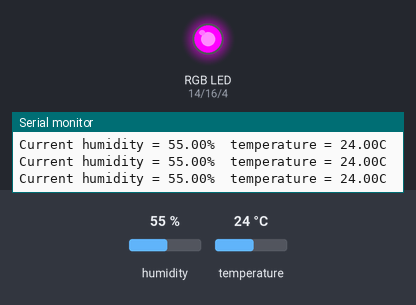
A sketch run on a simulated Arduino Uno, built with avr-gcc and run on an emulated ATmega328P. Parts: an RGB LED mixed from three pins (HIGH = lit), the last lines printed to the serial monitor. Inputs (shaded band) come from the test bench; at power-on: temperature 24 °C, humidity 55 %.

Above: at 2.8 s.
2.9 s: temperature set to 21 °C
5.6 s: temperature set to 18 °C
At 7.5 s:
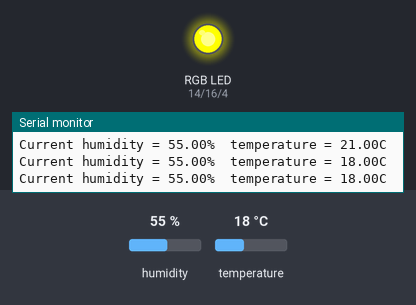
8.3 s: temperature set to 33 °C
At 11.2 s:
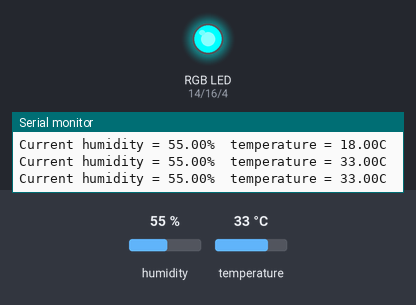
11.6 s: temperature set to 29 °C
At 12.5 s:
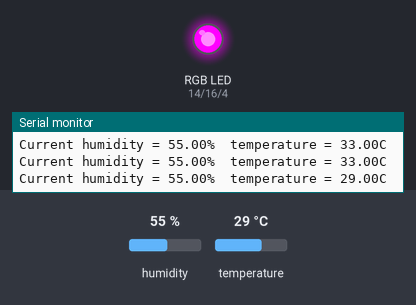
14.3 s: temperature set to 12 °C
At 17.4 s:
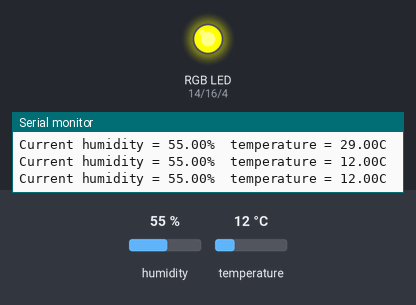
Timing chart, 0 to 18.7 s (numbered marks = the images above; inputs shaded):
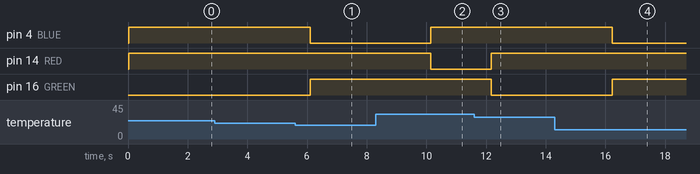

Measured:
- the behaviour switches between 20 and 19 °C on temperature (found by bisection; images 0 and 1)
- the behaviour switches between 31 and 30 °C on temperature (found by bisection; images 2 and 3)
- after the input at 5.6 s, pin 4 (BLUE): HIGH → LOW after 0.50 s; pin 16 (GREEN): LOW → HIGH after 0.50 s
- after the input at 8.3 s, pin 4 (BLUE): LOW → HIGH after 1.9 s; pin 14 (RED): HIGH → LOW after 1.9 s
- after the input at 11.6 s, pin 14 (RED): LOW → HIGH after 0.58 s; pin 16 (GREEN): HIGH → LOW after 0.58 s
- after the input at 14.3 s, pin 4 (BLUE): HIGH → LOW after 1.9 s; pin 16 (GREEN): LOW → HIGH after 1.9 s

The sketch:

dht11_with_RGB.ino
```cpp
//This is a NodeMCU interfaced with a DHT11 sensor and a Common-Anode RGB diode.
#include "DHT.h"   //Install the dht library from library manager and include it here
#define DHTTYPE DHT11   //Define the type of DHT sensor used here
#define dht_dpin 5     // Set the pin number for DHT signal pin
DHT dht(dht_dpin, DHTTYPE);
int RED = 14; //Set pin number for Red pin
int GREEN = 16;//Set pin number for Green pin
int BLUE = 4;//Set pin number for Blue pin
void setup(void)
{
  dht.begin();
  Serial.begin(9600);
  Serial.println("Humidity and temperature Sensor \n\n");
  pinMode(RED, OUTPUT);
  pinMode(GREEN, OUTPUT);
  pinMode(BLUE, OUTPUT);
}
void loop() {
    float h = dht.readHumidity();
    float t = dht.readTemperature();
    Serial.print("Current humidity = ");
    Serial.print(h);
    Serial.print("%  ");
    Serial.print("temperature = ");
    Serial.print(t);
    Serial.println("C  ");
    if(t>30){          //Set limits according to the application
       digitalWrite(RED,LOW);
       digitalWrite(GREEN,HIGH);
       digitalWrite(BLUE,HIGH);
     //  Serial.println("Red"); uncomment to check the output and connection
    }
    else if(t>=20 && t<=30){
      digitalWrite(RED,HIGH);
      digitalWrite(GREEN,LOW);
      digitalWrite(BLUE,HIGH);
    //  Serial.println("Green");
    }
    else {
      digitalWrite(RED,HIGH);
      digitalWrite(GREEN,HIGH);
      digitalWrite(BLUE,LOW);
    //  Serial.println("Blue");
    }
    delay(1000);

}
```
